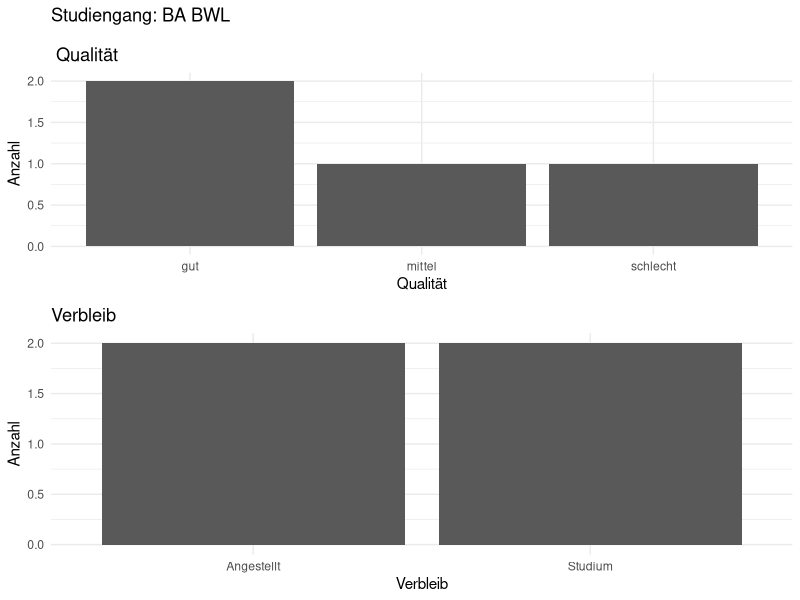
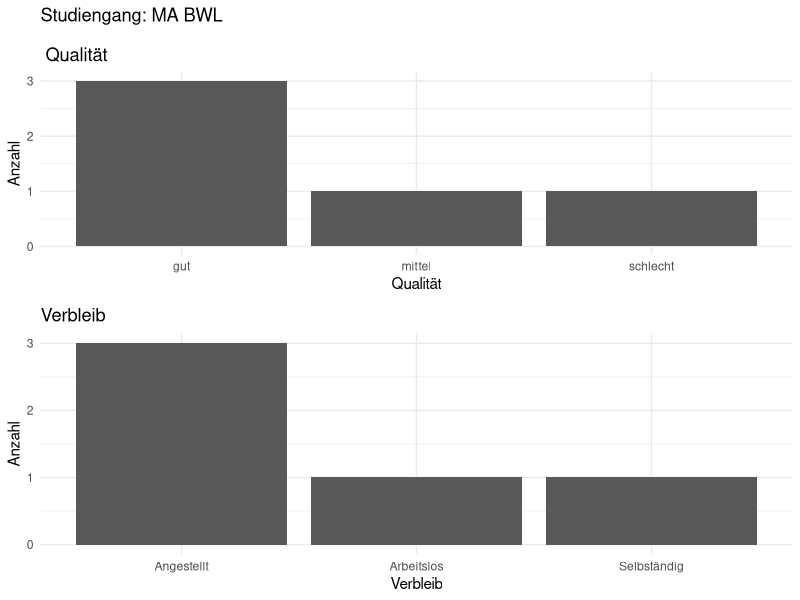
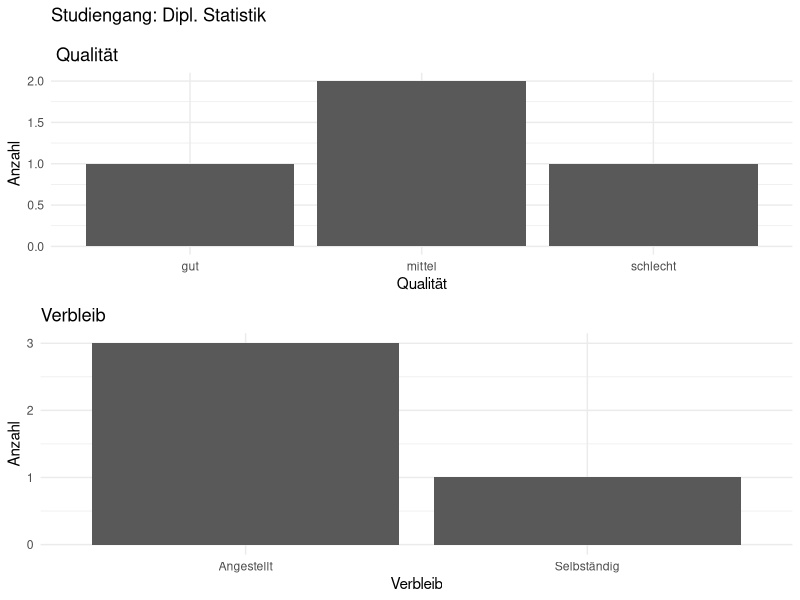

The R source for these figures, in order:
## ---- chunk 1
library(tidyverse)
library(ggpubr)
library(knitr)
## ---- chunk 2
df <- read.csv("raw_data/test.csv",sep = ";",encoding = "latin1")
## ---- chunk 3
studiengang_unique <- unique(df$Studiengang)
## ---- chunk 4
for (i in studiengang_unique) {
  df_filtered <- df %>% filter(Studiengang == i)
  
  df_plot_qualitaet <- ggplot(df_filtered,aes(x=Qualität))+
    ggtitle(paste0("Studiengang: ",df_filtered[1,1],"\n\n Qualität"))+
    ylab("Anzahl")+
    geom_bar()+
    theme_minimal()
  
  df_plot_verbleib <- ggplot(df_filtered,aes(x=Verbleib))+
    ggtitle(paste0("Verbleib"))+
    ylab("Anzahl")+
    geom_bar()+
    theme_minimal()
  
  arrange <- ggarrange(
    df_plot_qualitaet,
    df_plot_verbleib,
    ncol=1,
    nrow=2
    )
    
  ggsave(paste0("outcome/",df_filtered[1,1]," - Plot.pdf"))
    

}
